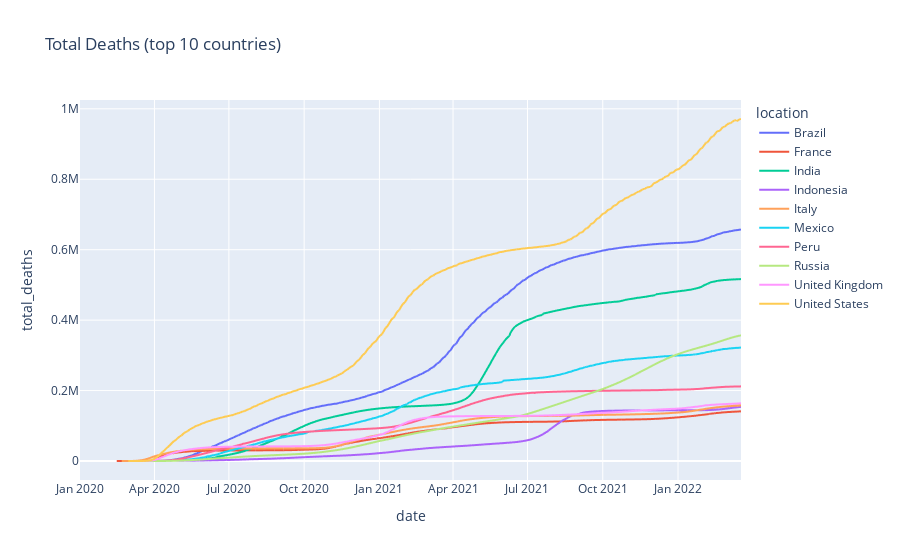

Here is the notebook cell this chart was saved with:
### Markdown cell above
Total Deaths (top 10 countries)

### Code cell
px.line(top_10_countries_by_total_deaths_df, y="total_deaths", color="location", title="Total Deaths (top 10 countries)")

### Figure 1 — Plotly figure (JSON) as saved in the notebook; plotly's stock layout.template omitted (floating-point values rounded to 4 significant figures; data arrays with more than 128 entries replaced by an {"elided": "..."} marker saying what was removed)
{"data": [{"hovertemplate": "location=Brazil<br>date=%{x}<br>total_deaths=%{y}<extra></extra>", "legendgroup": "Brazil", "line": {"color": "#636efa", "dash": "solid"}, "marker": {"symbol": "circle"}, "mode": "lines", "name": "Brazil", "showlegend": true, "type": "scattergl", "x": {"elided": "753 str values"}, "xaxis": "x", "y": {"elided": "753 int values"}, "yaxis": "y"}, {"hovertemplate": "location=France<br>date=%{x}<br>total_deaths=%{y}<extra></extra>", "legendgroup": "France", "line": {"color": "#EF553B", "dash": "solid"}, "marker": {"symbol": "circle"}, "mode": "lines", "name": "France", "showlegend": true, "type": "scattergl", "x": {"elided": "786 str values"}, "xaxis": "x", "y": {"elided": "786 int values"}, "yaxis": "y"}, {"hovertemplate": "location=India<br>date=%{x}<br>total_deaths=%{y}<extra></extra>", "legendgroup": "India", "line": {"color": "#00cc96", "dash": "solid"}, "marker": {"symbol": "circle"}, "mode": "lines", "name": "India", "showlegend": true, "type": "scattergl", "x": {"elided": "780 str values"}, "xaxis": "x", "y": {"elided": "780 int values"}, "yaxis": "y"}, {"hovertemplate": "location=Indonesia<br>date=%{x}<br>total_deaths=%{y}<extra></extra>", "legendgroup": "Indonesia", "line": {"color": "#ab63fa", "dash": "solid"}, "marker": {"symbol": "circle"}, "mode": "lines", "name": "Indonesia", "showlegend": true, "type": "scattergl", "x": {"elided": "748 str values"}, "xaxis": "x", "y": {"elided": "748 int values"}, "yaxis": "y"}, {"hovertemplate": "location=Italy<br>date=%{x}<br>total_deaths=%{y}<extra></extra>", "legendgroup": "Italy", "line": {"color": "#FFA15A", "dash": "solid"}, "marker": {"symbol": "circle"}, "mode": "lines", "name": "Italy", "showlegend": true, "type": "scattergl", "x": {"elided": "779 str values"}, "xaxis": "x", "y": {"elided": "779 int values"}, "yaxis": "y"}, {"hovertemplate": "location=Mexico<br>date=%{x}<br>total_deaths=%{y}<extra></extra>", "legendgroup": "Mexico", "line": {"color": "#19d3f3", "dash": "solid"}, "marker": {"symbol": "circle"}, "mode": "lines", "name": "Mexico", "showlegend": true, "type": "scattergl", "x": {"elided": "809 str values"}, "xaxis": "x", "y": {"elided": "809 int values"}, "yaxis": "y"}, {"hovertemplate": "location=Peru<br>date=%{x}<br>total_deaths=%{y}<extra></extra>", "legendgroup": "Peru", "line": {"color": "#FF6692", "dash": "solid"}, "marker": {"symbol": "circle"}, "mode": "lines", "name": "Peru", "showlegend": true, "type": "scattergl", "x": {"elided": "744 str values"}, "xaxis": "x", "y": {"elided": "744 int values"}, "yaxis": "y"}, {"hovertemplate": "location=Russia<br>date=%{x}<br>total_deaths=%{y}<extra></extra>", "legendgroup": "Russia", "line": {"color": "#B6E880", "dash": "solid"}, "marker": {"symbol": "circle"}, "mode": "lines", "name": "Russia", "showlegend": true, "type": "scattergl", "x": {"elided": "779 str values"}, "xaxis": "x", "y": {"elided": "779 int values"}, "yaxis": "y"}, {"hovertemplate": "location=United Kingdom<br>date=%{x}<br>total_deaths=%{y}<extra></extra>", "legendgroup": "United Kingdom", "line": {"color": "#FF97FF", "dash": "solid"}, "marker": {"symbol": "circle"}, "mode": "lines", "name": "United Kingdom", "showlegend": true, "type": "scattergl", "x": {"elided": "779 str values"}, "xaxis": "x", "y": {"elided": "779 int values"}, "yaxis": "y"}, {"hovertemplate": "location=United States<br>date=%{x}<br>total_deaths=%{y}<extra></extra>", "legendgroup": "United States", "line": {"color": "#FECB52", "dash": "solid"}, "marker": {"symbol": "circle"}, "mode": "lines", "name": "United States", "showlegend": true, "type": "scattergl", "x": {"elided": "788 str values"}, "xaxis": "x", "y": {"elided": "788 int values"}, "yaxis": "y"}], "layout": {"legend": {"title": {"text": "location"}, "tracegroupgap": 0}, "title": {"text": "Total Deaths (top 10 countries)"}, "xaxis": {"anchor": "y", "domain": [0, 1], "title": {"text": "date"}}, "yaxis": {"anchor": "x", "domain": [0, 1], "title": {"text": "total_deaths"}}}}
